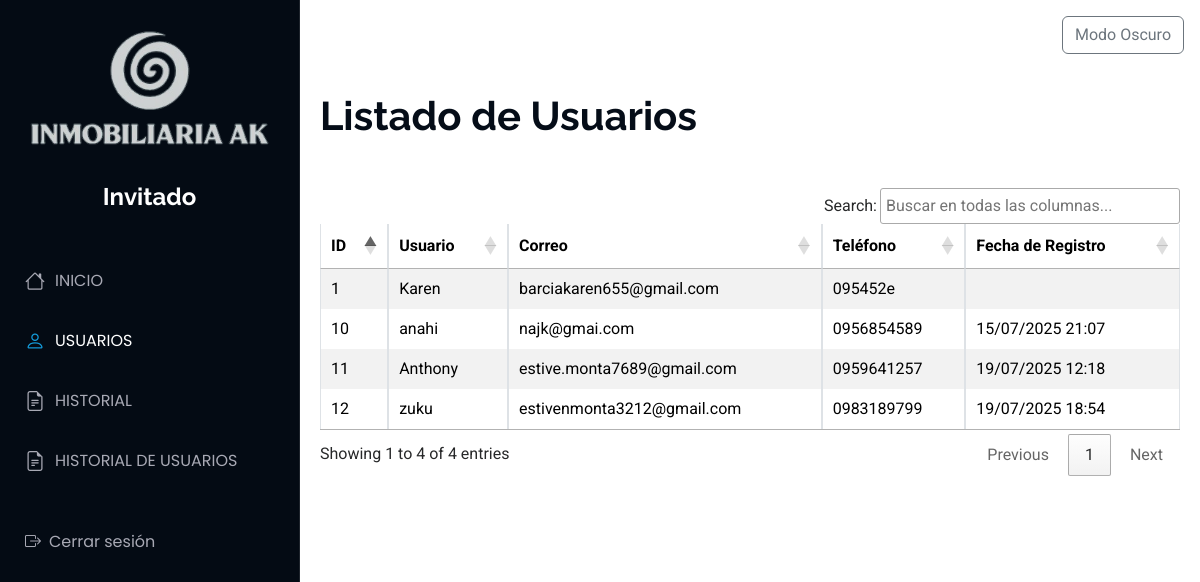
Page /Administrador/usuarios on the committed database.
### Aplicaciones/Usuario/models.py (models this page shows)
class Usuario(models.Model):
    usuario = models.CharField(max_length=150, unique=True)
    contrasena = models.CharField(max_length=128)
    correo = models.EmailField(unique=True,null=True, blank=True)
    telefono = models.CharField(null=True, blank=True)
    fecha_registro = models.DateTimeField(auto_now_add=True,null=True, blank=True)
    telegram_id = models.CharField(max_length=50, null=True, blank=True)

### Aplicaciones/Administrador/views.py (the view)
# urls.py: path('usuarios', views.usuarios, name='usuarios'),
def usuarios(request):
    usuarios = Usuario.objects.all()
    return render(request, 'usuarios.html', {'usuarios': usuarios})

### Aplicaciones/Administrador/templates/usuarios.html (shortened to what this page needs)
{% extends 'admin.html' %}
{% load static %}
{% block body %}
<main class="container mt-4"><br><br>
  <h1 class="mb-4"><b>Listado de Usuarios</b></h1><br>
  <table class="table table-striped table-bordered" id="adminuser">
    <thead>
      <tr>
        <th>ID</th>
        <th>Usuario</th>
        <th>Correo</th>
        <th>Teléfono</th>
        <th>Fecha de Registro</th>
      </tr>
    </thead>
    <tbody>
      {% for usuario in usuarios %}
      <tr>
        <td>{{ usuario.id }}</td>
        <td>{{ usuario.usuario }}</td>
        <td>{{ usuario.correo }}</td>
        <td>{{ usuario.telefono }}</td>
        <td>{{ usuario.fecha_registro|date:"d/m/Y H:i" }}</td>
      </tr>
      {% empty %}
      <tr>
        <td colspan="5" class="text-center">No hay usuarios registrados.</td>
      </tr>
      {% endfor %}
    </tbody>
  </table>
</main>
{% endblock %}

### tiendamue/static/plantilla/Port/assets/css/main.css (style rules this page uses)
:root { --default-font: "Roboto", system-ui, -apple-system, "Segoe UI", Roboto, "Helvetica Neue", Arial, "Noto Sans", "Liberation Sans", sans-serif, "Apple Color Emoji", "Segoe UI Emoji", "Segoe UI Symbol", "Noto Color Emoji"; --heading-font: "Raleway", sans-serif; --nav-font: "Poppins", sans-serif; }
:root { --background-color: #ffffff; --default-color: #272829; --heading-color: #050d18; --accent-color: #149ddd; --surface-color: #ffffff; --contrast-color: #ffffff; }
:root { --nav-color: #a8a9b4; --nav-hover-color: #ffffff; --nav-mobile-background-color: #040b14; --nav-dropdown-background-color: #040b14; --nav-dropdown-color: #a8a9b4; --nav-dropdown-hover-color: #ffffff; }
:root { scroll-behavior: smooth; }
body { color: var(--default-color); background-color: var(--background-color); font-family: var(--default-font); }
h1, h2, h3, h4, h5, h6 { color: var(--heading-color); font-family: var(--heading-font); }
@media (min-width: 1200px) { .header~main, .header~#footer { margin-left: 300px; } }

### Aplicaciones/templates/admin.html (style rules this page uses)
main.container { margin-left: 300px; padding: 20px; max-width: calc(100% - 300px); box-sizing: border-box; }

### rows in the picture
Usuario: id "1", usuario "Karen", correo "barciakaren655@gmail.com", telefono "095452e"
Usuario: id "10", usuario "anahi", correo "najk@gmai.com", telefono "0956854589", fecha_registro "15/07/2025 21:07"
Usuario: id "11", usuario "Anthony", correo "estive.monta7689@gmail.com", telefono "0959641257", fecha_registro "19/07/2025 12:18"
Usuario: id "12", usuario "zuku", correo "estivenmonta3212@gmail.com", telefono "0983189799", fecha_registro "19/07/2025 18:54"
